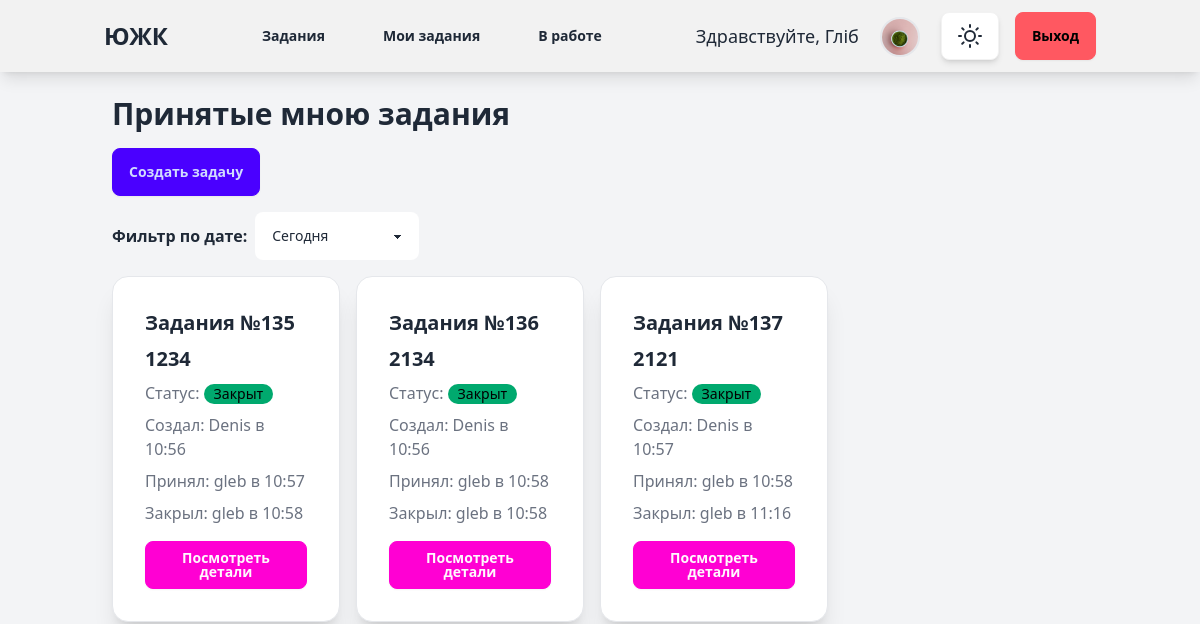
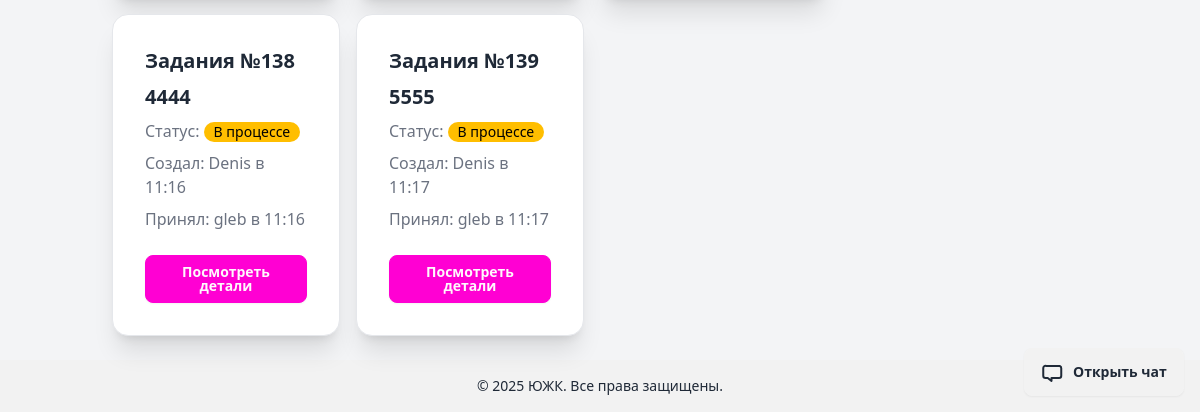
The app's page /ticket_list_accepted_by (signed in), older data (2 pictures, top to bottom).
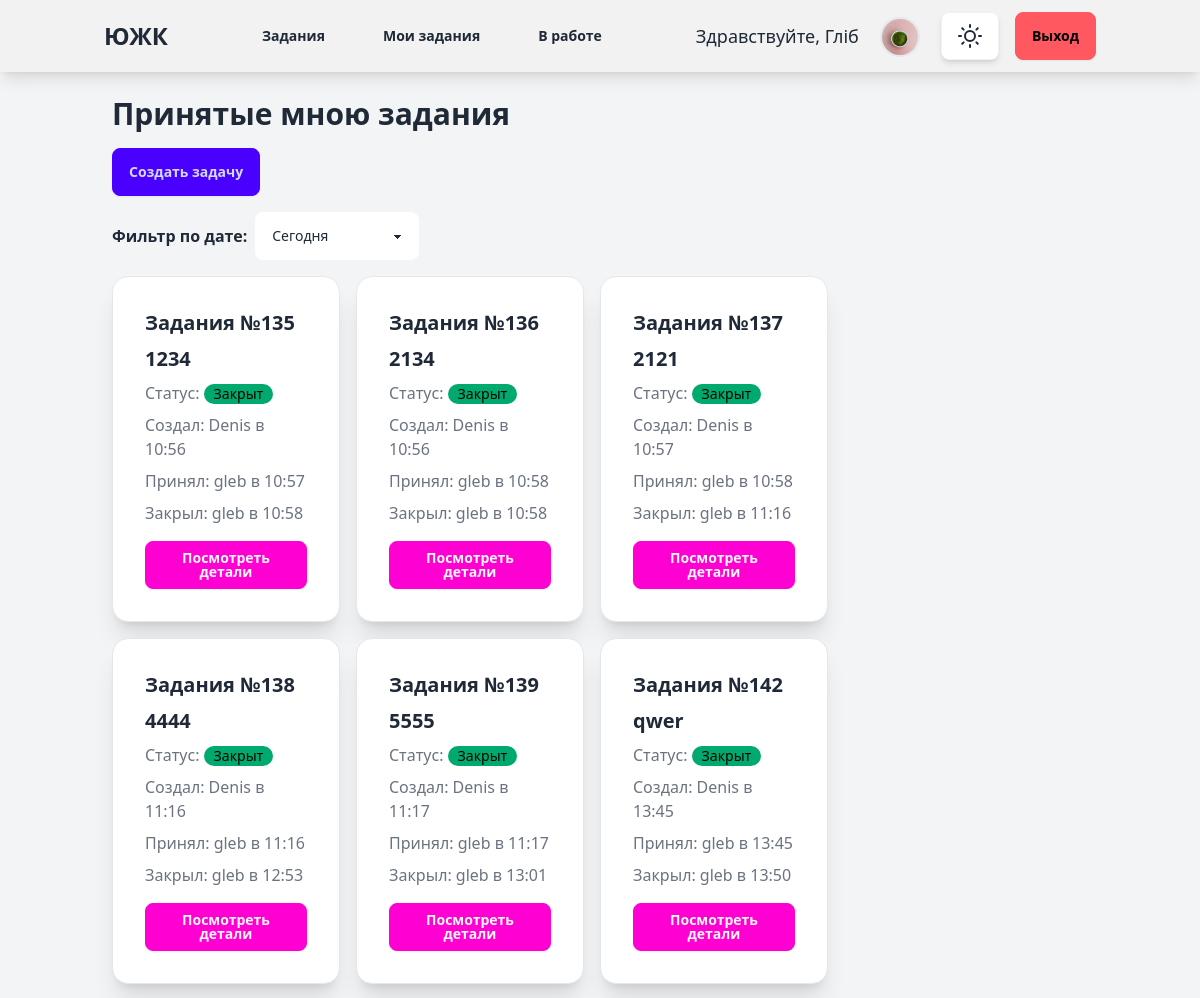
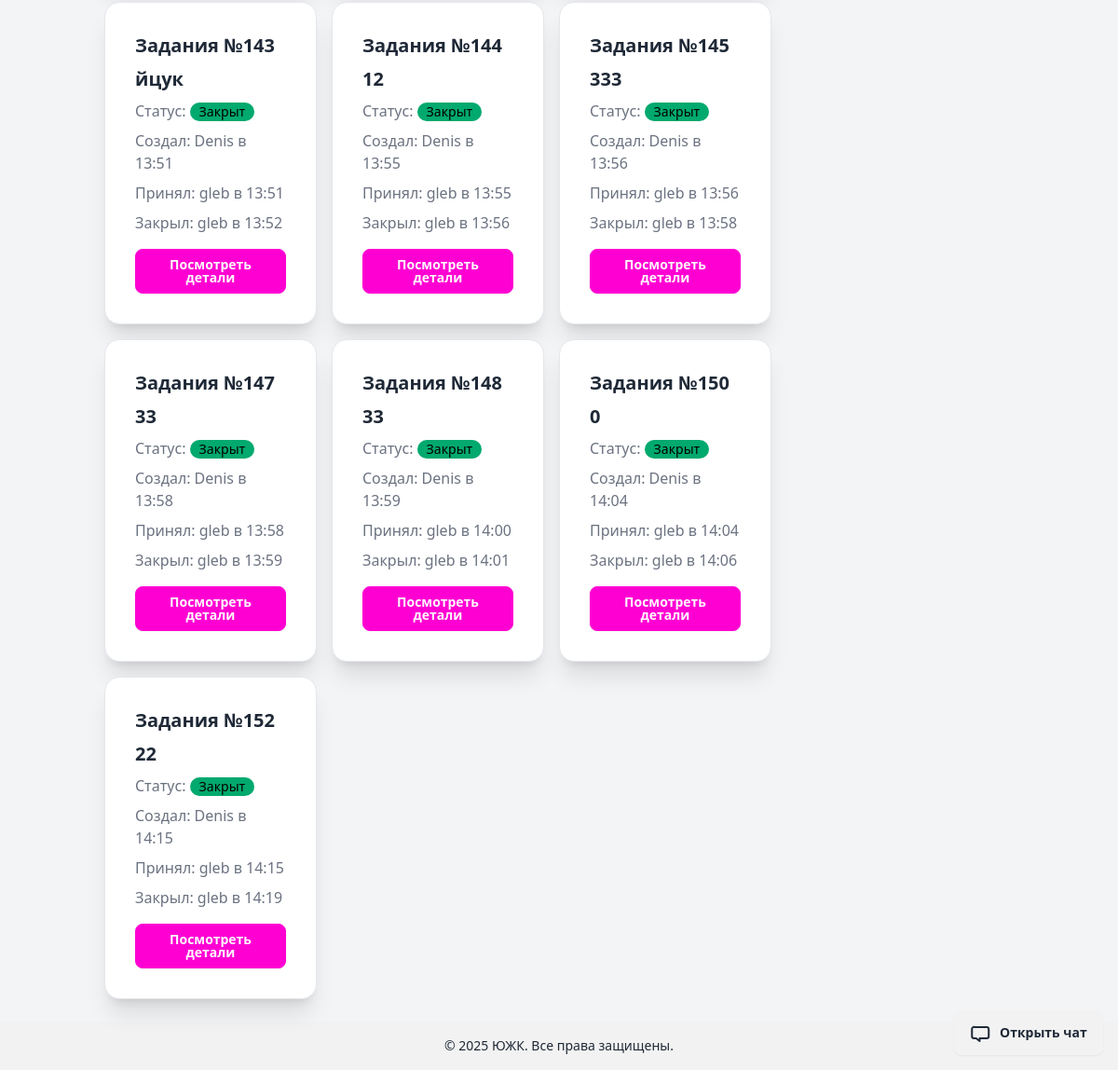
The same page, newer data (2 pictures, top to bottom).
### tickets/models.py (models this page shows, shortened)
class Ticket(models.Model):
    STATUS_CHOICES = [
        ('open', 'Open'),
        ('in_progress', 'In Progress'),
        ('closed', 'Closed'),
    ]
    title = models.CharField(max_length=200)
    description = models.TextField()
    status = models.CharField(max_length=20, choices=STATUS_CHOICES, default='open')
    created_by = models.ForeignKey(CustomUser, on_delete=models.CASCADE, related_name='tickets_created')
    accepted_by = models.ForeignKey(CustomUser, on_delete=models.CASCADE, related_name='tickets_accepted', null=True,
                                    blank=True)
    department = models.ForeignKey(Department, on_delete=models.CASCADE, related_name='tickets', null=True, blank=True)
    position = models.ForeignKey(Position, on_delete=models.CASCADE, related_name='tickets', null=True, blank=True)
    old_department = models.ForeignKey(Department, on_delete=models.SET_NULL, related_name='old_department', null=True, blank=True)
    old_position = models.ForeignKey(Position, on_delete=models.SET_NULL, related_name='old_position', null=True, blank=True)
    attachment = models.FileField(upload_to='tickets/', null=True, blank=True)
    created_at = models.DateTimeField(auto_now_add=True)
    accepted_at = models.DateTimeField(null=True, blank=True)
    closed_at = models.DateTimeField(null=True, blank=True)
    updated_at = models.DateTimeField(auto_now=True)
    completion_comment = models.TextField(null=True, blank=True)

### account/models.py (models this page shows)
class CustomUser(AbstractUser):
    department = models.ForeignKey(Department, on_delete=models.SET_NULL, null=True, blank=True)
    position = models.ForeignKey(Position, on_delete=models.SET_NULL, null=True, blank=True, related_name="users")

### tickets/views.py (the view)
# urls.py: path('ticket_list_accepted_by', views.ticket_list_accepted_by, name='ticket_list_accepted_by'),
@login_required
def ticket_list_accepted_by(request):
    user = request.user
    time_filter = request.GET.get('time_filter', 'today')  # Default to 'today'
    tickets = Ticket.objects.filter(accepted_by=request.user)
    if time_filter == 'today':
        tickets = tickets.filter(created_at__date=timezone.now().date())
    elif time_filter == 'week':
        start_of_week = timezone.now() - timedelta(days=timezone.now().weekday())
        tickets = tickets.filter(created_at__gte=start_of_week)
    elif time_filter == 'month':
        tickets = tickets.filter(created_at__year=timezone.now().year,
                                 created_at__month=timezone.now().month)
    chat = Chat.objects.filter(
        Q(ticket__accepted_by=user) | Q(ticket__created_by=user)
    ).first()
    chat_id = chat.ticket.id if chat else None
    return render(request, 'tickets/my_accepted_ticket_list.html', {
        'tickets': tickets,
        'chat_id': chat_id
    })

### templates/tickets/my_accepted_ticket_list.html (shortened to what this page needs)
{% extends "blog/base.html" %}
{% block content1 %}
<div class="container mx-auto p-6">
    <h2 class="text-3xl font-bold mb-4">Принятые мною задания</h2>
    <a href="{% url 'tickets:create_ticket' %}" class="btn btn-primary mb-4">Создать задачу</a>
    <form method="get" class="mb-4">
        <div class="flex gap-2 items-center">
            <label class="font-semibold">Фильтр по дате:</label>
            <select name="time_filter" class="select select-bordered" onchange="this.form.submit()">
                <option value="today" {% if request.GET.time_filter == "today" %}selected{% endif %}>Сегодня</option>
            </select>
        </div>
    </form>
    <div id="ticket-container" class="transition-all duration-300 w-full lg:w-3/4 pr-4">
        <div class="grid grid-cols-1 md:grid-cols-2 lg:grid-cols-3 gap-4">
            {% for ticket in tickets %}
            <div class="card bg-base-100 shadow-xl border border-gray-200" data-ticket-id="{{ ticket.id }}">
                <div class="card-body">
                    <h2 class="card-title text-xl font-semibold">Задания №{{ ticket.id }}</h2>
                    <h3 class="card-title text-xl font-semibold">{{ ticket.title }}</h3>
                    <p class="text-gray-500">Статус:
                        <span class="badge
                            {% if ticket.status == 'open' %}badge-error
                            {% elif ticket.status == 'in_progress' %}badge-warning
                            {% else %}badge-success
                            {% endif %}">
                            {% if ticket.status == 'open' %}Открыт
                            {% elif ticket.status == 'in_progress' %}В процессе
                            {% else %}Закрыт
                            {% endif %}
                        </span>
                    </p>
                    <p class="text-gray-500">Создал:
                        {{ ticket.created_by.username }} в {{ ticket.created_at|date:"H:i" }}
                    </p>
                    <p class="text-gray-500">Принял:
                        {% if ticket.accepted_by %}
                            {{ ticket.accepted_by.username }} в {{ ticket.accepted_at|date:"H:i" }}
                        {% else %}
                            {{ ticket.accepted_by.username|default:"На данный момент не принята" }}
                        {% endif %}
                    </p>
                    <p class="text-gray-500">
                        {% if ticket.closed_at %}
                                Закрыл: {{ ticket.accepted_by.username }} в {{ ticket.closed_at|date:"H:i" }}
                        {% endif %}
                    </p>
                    <a href="{% url 'tickets:ticket_detail' ticket.id %}" class="btn btn-secondary mt-2">Посмотреть детали</a>
                </div>
            </div>
            {% endfor %}
        </div>
    </div>
</div>
{% if chat_id %}
    <button id="open-chat-btn" class="btn btn-accent open-chat fixed bottom-4 right-4" class="btn btn-accent fixed bottom-4 right-4" data-ticket-id="{{ chat_id }}">
        <span>Открыть чат</span>
    </button>
{% endif %}
{% endblock %}

Row changes from the older to the newer data that the page shows:
changed Ticket id 138: accepted_by.username (not shown) → "gleb"; closed_at (not shown) → "12:53"; status "В процессе" → "Закрыт"
changed Ticket id 139: accepted_by.username (not shown) → "gleb"; closed_at (not shown) → "13:01"; status "В процессе" → "Закрыт"
added Ticket: id "142", title "qwer", status "Закрыт", created_by.username "Denis", created_at "13:45", accepted_by.username "gleb", accepted_at "13:45", closed_at "13:50"
added Ticket: id "143", title "йцук", status "Закрыт", created_by.username "Denis", created_at "13:51", accepted_by.username "gleb", accepted_at "13:51", closed_at "13:52"
added Ticket: id "144", title "12", status "Закрыт", created_by.username "Denis", created_at "13:55", accepted_by.username "gleb", accepted_at "13:55", closed_at "13:56"
added Ticket: id "145", title "333", status "Закрыт", created_by.username "Denis", created_at "13:56", accepted_by.username "gleb", accepted_at "13:56", closed_at "13:58"
added Ticket: id "147", title "33", status "Закрыт", created_by.username "Denis", created_at "13:58", accepted_by.username "gleb", accepted_at "13:58", closed_at "13:59"
added Ticket: id "148", title "33", status "Закрыт", created_by.username "Denis", created_at "13:59", accepted_by.username "gleb", accepted_at "14:00", closed_at "14:01"
added Ticket: id "150", title "0", status "Закрыт", created_by.username "Denis", created_at "14:04", accepted_by.username "gleb", accepted_at "14:04", closed_at "14:06"
added Ticket: id "152", title "22", status "Закрыт", created_by.username "Denis", created_at "14:15", accepted_by.username "gleb", accepted_at "14:15", closed_at "14:19"
